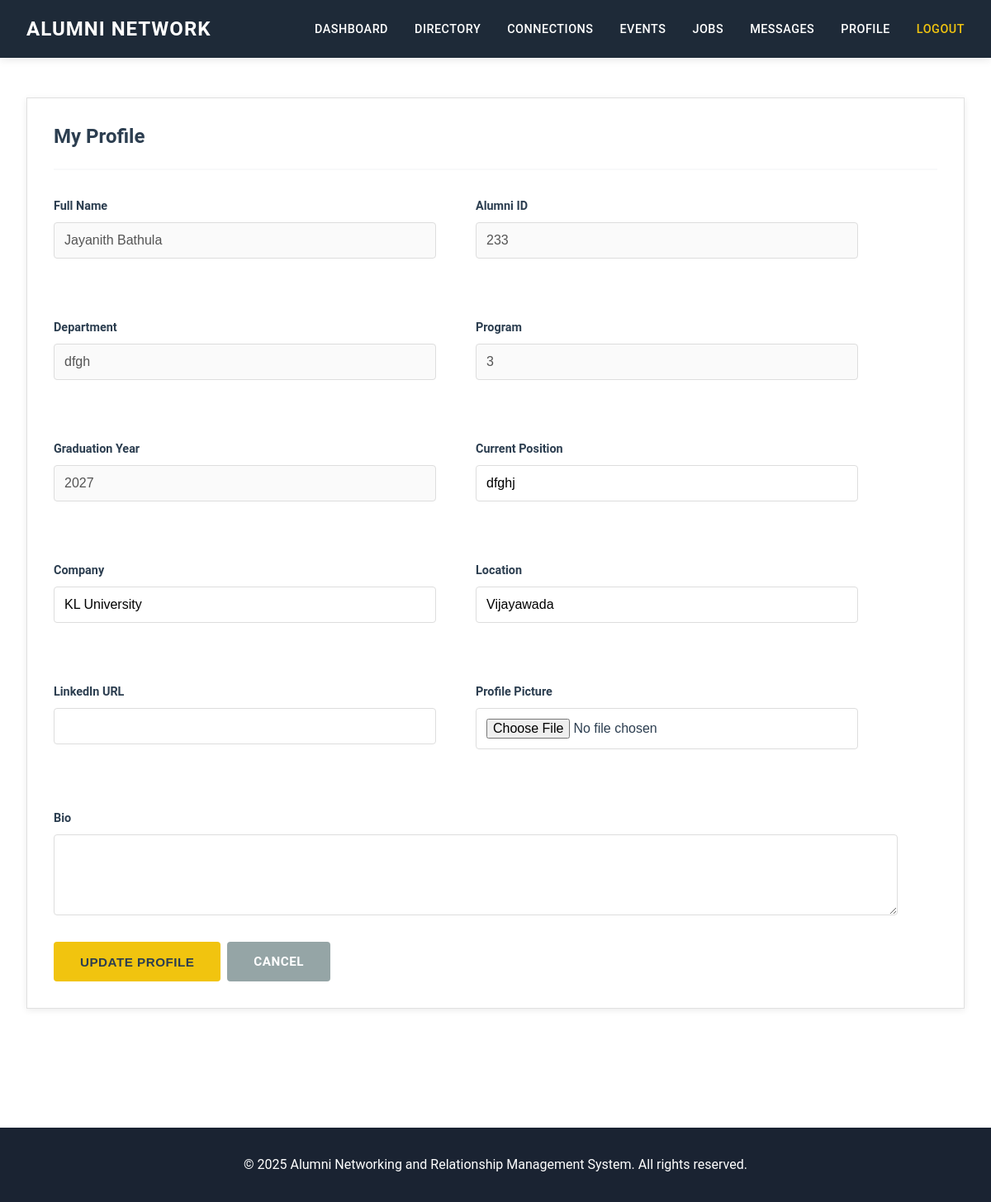
The page /profile (signed in) on the database its author committed.
### adminapp/models.py (models this page shows, shortened)
class Alumni(models.Model):
    id=models.AutoField(primary_key=True)
    alumniid=models.BigIntegerField(blank=False,unique=True)
    fullname=models.CharField(max_length=100,blank=False)
    gender=models.CharField(max_length=20,blank=False)
    department=models.CharField(max_length=50,blank=False)
    program = models.CharField(max_length=50, blank=False)
    graduation_year = models.IntegerField(blank=False)
    current_position = models.CharField(max_length=100, blank=True)
    company = models.CharField(max_length=100, blank=True)
    location = models.CharField(max_length=100, blank=True)
    linkedin = models.URLField(max_length=200, blank=True)
    bio = models.TextField(blank=True)
    password=models.CharField(max_length=100,blank=False,default="Alumni123")
    email=models.CharField(max_length=100,blank=False,unique=True)
    contact=models.CharField(max_length=20,blank=False,unique=True)
    profile_picture = models.ImageField(upload_to='alumni_profiles/', blank=True, null=True)
    is_approved = models.BooleanField(default=False)
    created_at = models.DateTimeField(auto_now_add=True)
    class Meta:
        db_table = "alumni_table"

### studentapp/views.py (the view, shortened to what this page needs)
# urls.py: path("profile", views.profile, name="profile"),
def profile(request):
    if 'role' not in request.session or request.session['role'] != 'alumni':
        messages.error(request, 'Please login first!')
        return redirect('login')
    alumni = Alumni.objects.get(id=request.session['alumni_id'])
    context = {
        'alumni': alumni,
    }
    return render(request, 'alumni/profile.html', context)

### templates/alumni/profile.html (shortened to what this page needs)
{% extends 'base.html' %}
{% block content %}
<div class="card">
    <div class="card-header">
        <h2 class="card-title">My Profile</h2>
    </div>
    <form method="post" enctype="multipart/form-data">
        <div class="row">
            <div class="col-md-6">
                <div class="form-group">
                    <label class="form-label">Full Name</label>
                    <input type="text" class="form-control" value="{{ alumni.fullname }}" disabled>
                </div>
            </div>
            <div class="col-md-6">
                <div class="form-group">
                    <label class="form-label">Alumni ID</label>
                    <input type="text" class="form-control" value="{{ alumni.alumniid }}" disabled>
                </div>
            </div>
            <div class="col-md-6">
                <div class="form-group">
                    <label class="form-label">Department</label>
                    <input type="text" class="form-control" value="{{ alumni.department }}" disabled>
                </div>
            </div>
            <div class="col-md-6">
                <div class="form-group">
                    <label class="form-label">Program</label>
                    <input type="text" class="form-control" value="{{ alumni.program }}" disabled>
                </div>
            </div>
            <div class="col-md-6">
                <div class="form-group">
                    <label class="form-label">Graduation Year</label>
                    <input type="text" class="form-control" value="{{ alumni.graduation_year }}" disabled>
                </div>
            </div>
            <div class="col-md-6">
                <div class="form-group">
                    <label class="form-label">Current Position</label>
                    <input type="text" name="current_position" class="form-control" value="{{ alumni.current_position }}">
                </div>
            </div>
            <div class="col-md-6">
                <div class="form-group">
                    <label class="form-label">Company</label>
                    <input type="text" name="company" class="form-control" value="{{ alumni.company }}">
                </div>
            </div>
            <div class="col-md-6">
                <div class="form-group">
                    <label class="form-label">Location</label>
                    <input type="text" name="location" class="form-control" value="{{ alumni.location }}">
                </div>
            </div>
            <div class="col-md-6">
                <div class="form-group">
                    <label class="form-label">LinkedIn URL</label>
                    <input type="url" name="linkedin" class="form-control" value="{{ alumni.linkedin }}">
                </div>
            </div>
            <div class="col-md-6">
                <div class="form-group">
                    <label class="form-label">Profile Picture</label>
                    <input type="file" name="profile_picture" class="form-control" accept="image/*">
                </div>
            </div>
            <div class="col-md-12">
                <div class="form-group">
                    <label class="form-label">Bio</label>
                    <textarea name="bio" class="form-control" rows="4">{{ alumni.bio }}</textarea>
                </div>
            </div>
        </div>
        <div class="action-buttons">
            <button type="submit" class="btn btn-primary">Update Profile</button>
            <a href="{% url 'alumnihome' %}" class="btn btn-secondary">Cancel</a>
        </div>
    </form>
</div>
{% endblock %}

### static/css/style.css (style rules this page uses)
* { margin: 0; padding: 0; box-sizing: border-box; }
:root { --primary-dark: #1a2332; --primary-blue: #2c3e50; --nav-dark: #1e2a38; --white: #ffffff; --yellow: #f1c40f; --yellow-dark: #d4ac0d; --gray-light: #f8f9fa; --gray: #95a5a6; --gray-dark: #7f8c8d; --gray-darker: #34495e; --text-dark: #2c3e50; --text-gray: #7f8c8d; --text-light: #95a5a6; --font-primary: 'Roboto', -apple-system, BlinkMacSystemFont, 'Segoe UI', sans-serif; --font-heading: 'Montserrat', 'Roboto', sans-serif; --spacing-xs: 0.5rem; --spacing-sm: 1rem; --spacing-md: 1.5rem; --spacing-lg: 2rem; --spacing-xl: 3rem; --spacing-2xl: 4rem; --transition: all 0.3s ease; }
body { font-family: var(--font-primary); font-size: 16px; line-height: 1.6; color: var(--text-dark); background-color: var(--white); -webkit-font-smoothing: antialiased; }
h1, h2, h3, h4, h5, h6 { font-family: var(--font-heading); font-weight: 700; line-height: 1.2; color: var(--text-dark); margin-bottom: var(--spacing-md); }
h2 { font-size: 2rem; }
a { color: var(--primary-blue); text-decoration: none; transition: var(--transition); }
.card { background: var(--white); border: 1px solid #e0e0e0; padding: var(--spacing-lg); margin-bottom: var(--spacing-lg); box-shadow: 0 2px 8px rgba(0, 0, 0, 0.08); transition: var(--transition); }
.card-header { border-bottom: 2px solid var(--gray-light); padding-bottom: var(--spacing-md); margin-bottom: var(--spacing-lg); }
.card-title { font-size: 1.5rem; font-weight: 700; color: var(--text-dark); margin-bottom: 0; }
.btn { display: inline-block; padding: 0.75rem 2rem; font-size: 0.95rem; font-weight: 600; text-transform: uppercase; letter-spacing: 0.5px; border: none; border-radius: 4px; cursor: pointer; transition: var(--transition); text-decoration: none; text-align: center; }
.btn-primary { background: var(--yellow); color: var(--text-dark); }
.btn-secondary { background: var(--gray); color: var(--white); }
.form-group { margin-bottom: var(--spacing-md); }
.form-label { display: block; font-weight: 600; color: var(--text-dark); margin-bottom: var(--spacing-xs); font-size: 0.9rem; }
.form-control { width: 100%; padding: 0.75rem; font-size: 1rem; border: 1px solid #ddd; border-radius: 4px; transition: var(--transition); }
.action-buttons { display: flex; gap: var(--spacing-xs); flex-wrap: wrap; }
.row { display: flex; flex-wrap: wrap; margin: calc(var(--spacing-md) * -1); }
.col-md-12 { flex: 0 0 calc(100% - var(--spacing-md) * 2); padding: var(--spacing-md); }
.col-md-6 { flex: 0 0 calc(50% - var(--spacing-md) * 2); padding: var(--spacing-md); }

### rows shown on the page
Alumni: fullname "Jayanith Bathula", alumniid "233", department "dfgh", program "3", graduation_year "2027", current_position "dfghj", company "KL University", location "Vijayawada"
